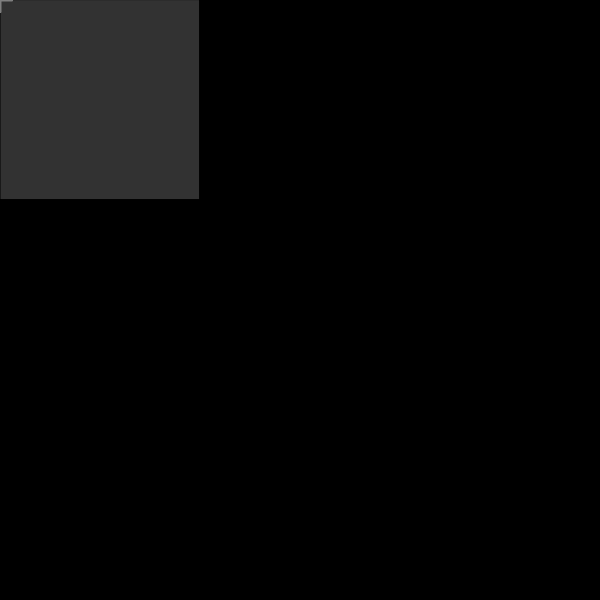
Frame 1 (no input)
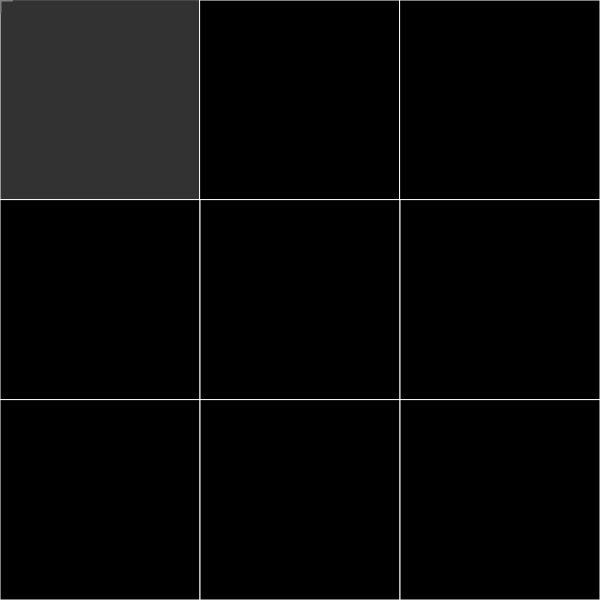
Frame 60 (no input)
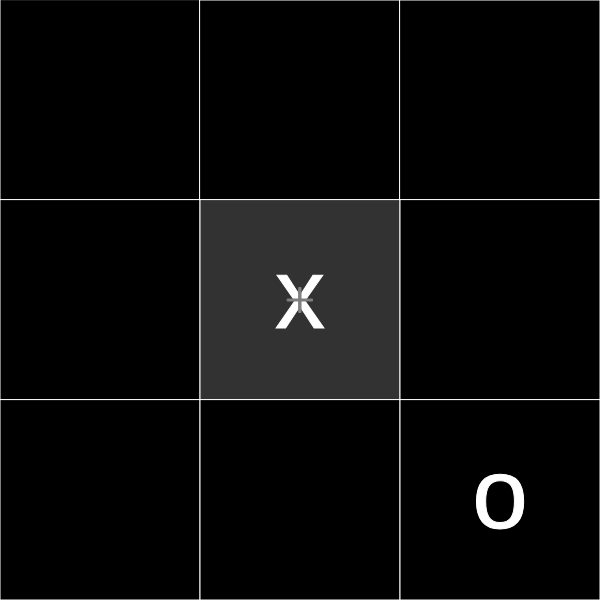
Frame 120 (the mouse pressed at the canvas centre since frame 60)

The p5.js sketch that drew these frames (run headless with seeded random() and noise() and a simulated clock; from frame 60 on, the mouse is pressed at the canvas centre):

// p5.js sketch
// ── sketch.js
function setup() {
	createCanvas(600, 600);
	background(100);
	textAlign(CENTER, CENTER);
	textSize(100);
	colorSetting = true; //true = dark, false = light
	colorSwitch();
	noCursor();
	rectMode(CENTER);
}
//Ctrl Change to High-Contrast Mode
//Enter Change to Reset Board
let value, computersMove;
resetBoard();

// i1 i2 i3
// i4 i5 i6
// i7 i8 i9
function draw() {
	lightUp();

	if (array.includes(ting)) {
		array = array.filter(function(value, index, arr) {
			return value != ting;
		});
	}
	fill(letterColor);
	moveCheck();
	fill(boxColor);
	strokeWeight(5);
	winCheck();
	strokeWeight(1);
	fill(cursorColor);
	stroke(cursorStroke);
	rect(mouseX, mouseY, 25, 2);
	rect(mouseX, mouseY, 2, 25);
	stroke(lineColor);
}
p = true;

function mousePressed() {
	winCheck();
	if (won == false) {
		if (mouseX >= 0 && mouseX <= 200 && mouseY <= 200 && mouseY >= 0) {
			if (i1 == false) {
				if (p == true) {
					a = "x";
				} else {
					a = "o";
				}
				p = false;
				ting = "i1";
				i1 = true;
				computerMove();
			}
		}

		if (mouseX > 200 && mouseX <= 400 && mouseY <= 200 && mouseY >= 0) {
			if (i2 == false) {
				if (p == true) {
					b = "x";
				} else {
					b = "o";
				}
				p = false;
				ting = "i2";
				i2 = true;
				computerMove();
			}
		}

		if (mouseX > 400 && mouseX <= 600 && mouseY <= 200 && mouseY >= 0) {
			if (i3 == false) {
				if (p == true) {
					c = "x";
				} else {
					c = "o";
				}
				p = false;
				ting = "i3";
				i3 = true;
				computerMove();
			}
		}
		if (mouseX >= 0 && mouseX <= 200 && mouseY < 400 && mouseY > 200) {
			if (i4 == false) {
				if (p == true) {
					d = "x";
				} else {
					d = "o";
				}
				p = false;
				ting = "i4";
				i4 = true;
				computerMove();
			}
		}

		if (mouseX > 200 && mouseX < 400 && mouseY < 400 && mouseY > 200) {
			if (i5 == false) {
				if (p == true) {
					e = "x";
				} else {
					e = "o";
				}
				p = false;
				ting = "i5";
				i5 = true;
				computerMove();
			}
		}
		if (mouseX > 400 && mouseX < 600 && mouseY < 400 && mouseY > 200) {
			if (i6 == false) {
				if (p == true) {
					f = "x";
				} else {
					f = "o";
				}
				p = false;
				ting = "i6";
				i6 = true;
				computerMove();
			}
		}
		if (mouseX >= 0 && mouseX <= 200 && mouseY <= 600 && mouseY > 400) {
			if (i7 == false) {
				if (p == true) {
					g = "x";
				} else {
					g = "o";
				}
				p = false;
				ting = "i7";
				i7 = true;
				computerMove();
			}
		}
		if (mouseX > 200 && mouseX < 400 && mouseY <= 600 && mouseY > 400) {
			if (i8 == false) {
				if (p == true) {
					h = "x";
				} else {
					h = "o";
				}
				p = false;
				ting = "i8";
				i8 = true;
				computerMove();
			}
		}
		if (mouseX > 400 && mouseX < 600 && mouseY <= 600 && mouseY > 400) {
			if (i9 == false) {
				if (p == true) {
					i = "x";
				} else {
					i = "o";
				}
				p = false;
				ting = "i9";
				i9 = true;
				computerMove();
			}
		}
		winCheck();
	}

}

function lightUp() {
	if (mouseX >= 0 && mouseX <= 200 && mouseY <= 200 && mouseY >= 0) {
		fill(oncolor);
		quad(0, 0, 0, 200, 200, 200, 200, 0);
	} else {
		fill(offcolor);
		quad(0, 0, 0, 200, 200, 200, 200, 0);
	}

	if (mouseX > 200 && mouseX <= 400 && mouseY <= 200 && mouseY >= 0) {
		fill(oncolor);
		quad(200, 0, 400, 0, 400, 200, 200, 200);
	} else {
		fill(offcolor);
		quad(200, 0, 400, 0, 400, 200, 200, 200);
	}

	if (mouseX > 400 && mouseX <= 600 && mouseY <= 200 && mouseY >= 0) {
		fill(oncolor);
		quad(400, 0, 600, 0, 600, 200, 400, 200);
	} else {
		fill(offcolor);
		quad(400, 0, 600, 0, 600, 200, 400, 200);
	}

	if (mouseX >= 0 && mouseX <= 200 && mouseY < 400 && mouseY > 200) {
		fill(oncolor);
		quad(0, 200, 0, 400, 200, 400, 200, 200);
	} else {
		fill(offcolor);
		quad(0, 200, 0, 400, 200, 400, 200, 200);
	}

	if (mouseX > 200 && mouseX < 400 && mouseY < 400 && mouseY > 200) {
		fill(oncolor);
		quad(200, 200, 200, 400, 400, 400, 400, 200);
	} else {
		fill(offcolor);
		quad(200, 200, 200, 400, 400, 400, 400, 200);
	}
	if (mouseX > 400 && mouseX < 600 && mouseY < 400 && mouseY > 200) {
		fill(oncolor);
		quad(400, 200, 400, 400, 600, 400, 600, 200);
	} else {
		fill(offcolor);
		quad(400, 200, 400, 400, 600, 400, 600, 200);
	}
	if (mouseX >= 0 && mouseX <= 200 && mouseY <= 600 && mouseY > 400) {
		fill(oncolor);
		quad(0, 400, 0, 600, 200, 600, 200, 400);
	} else {
		fill(offcolor);
		quad(0, 400, 0, 600, 200, 600, 200, 400);
	}
	if (mouseX > 200 && mouseX < 400 && mouseY <= 600 && mouseY > 400) {
		fill(oncolor);
		quad(200, 400, 200, 600, 400, 600, 400, 400);
	} else {
		fill(offcolor);
		quad(200, 400, 200, 600, 400, 600, 400, 400);
	}
	if (mouseX > 400 && mouseX < 600 && mouseY <= 600 && mouseY > 400) {
		fill(oncolor);
		quad(400, 400, 400, 600, 600, 600, 600, 400);
	} else {
		fill(offcolor);
		quad(400, 400, 400, 600, 600, 600, 600, 400);
	}
}

function resetBoard() {
	i1 = false;
	i2 = false;
	i3 = false;
	i4 = false;
	i5 = false;
	i6 = false;
	i7 = false;
	i8 = false;
	i9 = false;
	ting = "";
	array = ["i1", "i2", "i3", "i4", "i5", "i6", "i7", "i8", "i9"];
	p = true;
	a = "a";
	b = "b";
	c = "c";
	d = "d";
	e = "e";
	f = "f";
	g = "g";
	h = "h";
	i = "i";
	cg = true;
	won = false;
}

function keyPressed() {
	if (keyCode === ENTER) {
		resetBoard();
	}
	if (keyCode === CONTROL) {
		colorSetting = !colorSetting;
		colorSwitch();
	}
}

function computerMove() {
	computersMove = array[Math.floor(Math.random() * array.length)];
	computerGo();
}

function computerGo() {
	winCheck();
	if (cg == true) {
		if (computersMove == "i1") {
			if (i1 == false) {
				i1 = true;
				a = "o";
				p = true;
				won = false;
			} else {
				computerMove();
			}
		} else if (computersMove == "i2") {
			if (i2 == false) {
				i2 = true;
				b = "o";
				p = true;
				won = false;
			} else {
				computerMove();
			}
		} else if (computersMove == "i3") {
			if (i3 == false) {
				i3 = true;
				c = "o";
				p = true;
				won = false;
			} else {
				computerMove();
			}
		} else if (computersMove == "i4") {
			if (i4 == false) {
				i4 = true;
				d = "o";
				p = true;
				won = false;
			} else {
				computerMove();
			}
		} else if (computersMove == "i5") {
			if (i5 == false) {
				i5 = true;
				e = "o";
				p = true;
				won = false;
			} else {
				computerMove();
			}
		} else if (computersMove == "i6") {
			if (i6 == false) {
				i6 = true;
				f = "o";
				p = true;
				won = false;
			} else {
				computerMove();
			}
		} else if (computersMove == "i7") {
			if (i7 == false) {
				i7 = true;
				g = "o";
				p = true;
				won = false;
			} else {
				computerMove();
			}
		} else if (computersMove == "i8") {
			if (i8 == false) {
				i8 = true;
				h = "o";
				p = true;
				won = false;
			} else {
				computerMove();
			}
		} else if (computersMove == "i9") {
			if (i9 == false) {
				i9 = true;
				i = "o";
				p = true;
				won = false;
			} else {
				computerMove();
			}
		}
	}
}

function winCheck() {
	fill(winColor)
	if (a == b && b == c) {
		text(b + " wins!", 300, 300);
		cg = false;
		won = true;
	} else if (d == e && e == f) {
		text(e + " wins!", 300, 300);
		cg = false;
		won = true;
	} else if (g == h && h == i) {
		text(h + " wins!", 300, 300);
		cg = false;
		won = true;
	} else if (a == d && d == g) {
		text(d + " wins!", 300, 300);
		cg = false;
		won = true;
	} else if (b == e && e == h) {
		text(e + " wins!", 300, 300);
		cg = false;
		won = true;
	} else if (c == f && f == i) {
		text(f + " wins!", 300, 300);
		cg = false;
		won = true;
	} else if (a == e && e == i) {
		text(e + " wins!", 300, 300);
		cg = false;
		won = true;
	} else if (c == e && e == g) {
		text(e + " wins!", 300, 300);
		cg = false;
		won = true;
	} else if (a != "a" && b != "b" && c != "c" && d != "d" && e != "e" && f != "f" && g != "g" && h != "h" && i != "i") {
		cg = false;
		won = true;
		text("DRAW", 300, 300);
	}
}

function moveCheck() {
	if (i1 == true) {
		text(a, 100, 100);
	}
	if (i2 == true) {
		text(b, 300, 100);
	}
	if (i3 == true) {
		text(c, 500, 100);
	}
	if (i4 == true) {
		text(d, 100, 300);
	}
	if (i5 == true) {
		text(e, 300, 300);
	}
	if (i6 == true) {
		text(f, 500, 300);
	}
	if (i7 == true) {
		text(g, 100, 500);
	}
	if (i8 == true) {
		text(h, 300, 500);
	}
	if (i9 == true) {
		text(i, 500, 500);
	}
}

function colorSwitch() {
	if (colorSetting == true) {
		winColor = color(0);
		lineColor = color(255);
		boxColor = color(0);
		letterColor = color(255);
		offcolor = color(0);
		oncolor = color(50);
		cursorColor = color(127);
		cursorStroke = color(127);
	} else if (colorSetting == false) {
		winColor = color(255);
		lineColor = color(0);
		boxColor = color(255);
		letterColor = color(0);
		offcolor = color(255);
		oncolor = color(100);
		cursorColor = color(0);
		cursorStroke = color(0);
	}
}
